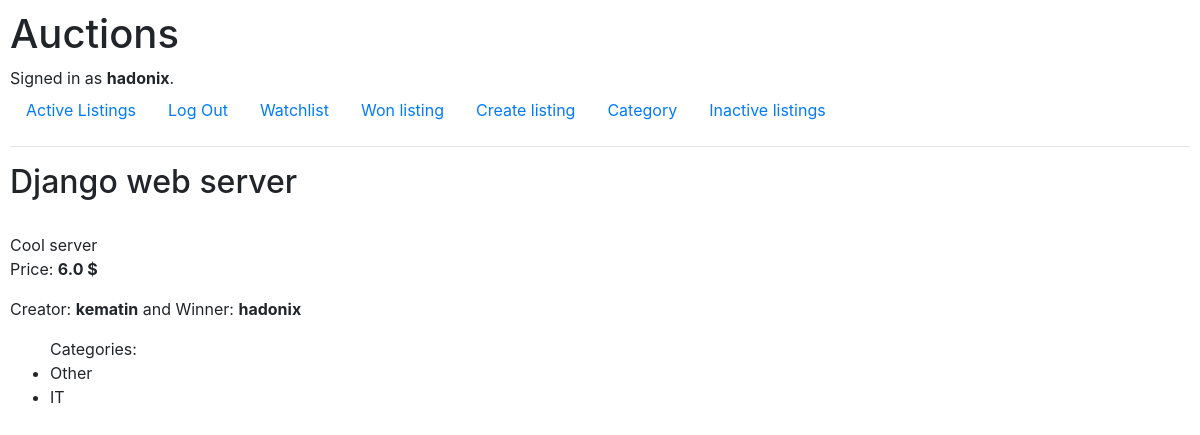
The app's page /inactive/10 (signed in) with its own data.
### auctions/models.py (models this page shows, shortened)
class User(AbstractUser):
    pass

class Listing(models.Model):
    name = models.CharField(max_length=20)
    description = models.TextField(max_length=500)
    cost = models.FloatField()
    image_url = models.URLField(blank=True)
    category_names = models.ManyToManyField(Category, blank=True, related_name="category")
    creator = models.ForeignKey(User, on_delete=models.CASCADE, related_name="creator")
    winner = models.CharField(max_length=150, blank=True)
    temporary_winner = models.CharField(max_length=150, blank=True)

class Category(models.Model):
    name = models.CharField(max_length=25)
    def __str__(self):
        return self.name

### auctions/views.py (the view)
# urls.py: path("inactive/<int:listing_id>", views.inactive_listing, name="inactive_listing"),
def inactive_listing(request, listing_id):
    listing = Listing.objects.all().get(id=listing_id)
    categories = listing.category_names.all()
    context = {"listing": listing, "categories": categories}
    return render(request, "auctions/inactive_listing.html", context)

### templates/auctions/inactive_listing.html (shortened to what this page needs)
{% extends "auctions/layout.html" %}
{% block body %}
    <h2> {{ listing.name }}</h2>
    <div class="about_listing">
        <br>{{ listing.description }}
        <p>Price: <strong>{{ listing.cost }} $</strong></p>
        <p>Creator: <strong>{{ listing.creator }}</strong> and
        Winner: <strong>{{ listing.winner }}</strong></p>
        <p>
            <ul> Categories:
                {% for category in categories %}
                    <li> {{ category }}</li>
                {% empty %}
                    <li>No categories :[</li>
                {% endfor %}
            </ul>
        </p>
    </div>
{% endblock %}

### templates/auctions/layout.html (shortened to what this page needs)
{% load static %}
<!DOCTYPE html>
<html lang="en">
    <head>
        <link rel="stylesheet" href="https://stackpath.bootstrapcdn.com/bootstrap/4.4.1/css/bootstrap.min.css">
        <link href="{% static 'auctions/styles.css' %}" rel="stylesheet">
    </head>
    <body>
        <h1>Auctions</h1>
        <div>
            {% if user.is_authenticated %}
                Signed in as <strong>{{ user.username }}</strong>.
            {% else %}
                Not signed in.
            {% endif %}
        </div>
        <ul class="nav">
            <li class="nav-item">
                <a class="nav-link" href="{% url 'index' %}">Active Listings</a>
            </li>
            {% if user.is_authenticated %}
                <li class="nav-item">
                    <a class="nav-link" href="{% url 'logout' %}">Log Out</a>
                </li>
                <li class="nav-item">
                    <a class="nav-link" href="{% url 'watchlist' %}">Watchlist</a>
                </li>
                <li class="nav-item">
                    <a class="nav-link" href="{% url 'won' %}">Won listing</a>
                </li>
                <li class="nav-item">
                    <a class="nav-link" href="{% url 'create' %}">Create listing</a>
                </li>
                <li class="nav-item">
                    <a class="nav-link" href="{% url 'category' %}">Category</a>
                </li>
                <li class="nav-item">
                    <a class="nav-link" href="{% url 'inactive' %}">Inactive listings</a>
                </li>
            {% endif %}
        </ul>
        <hr>
        {% block body %}
        {% endblock %}
    </body>
</html>

### static/auctions/styles.css (style rules this page uses)
body { padding: 10px; }

### records on screen
User: username "hadonix"
Listing: name "Django web server", description "Cool server", cost "6.0", creator "kematin", winner "hadonix"
Category: name "Other"
Category: name "IT"
